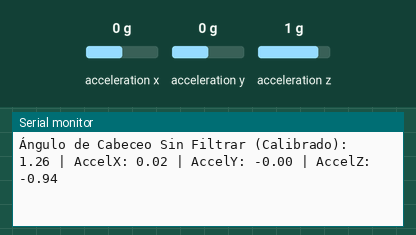
Bench run of a sketch on a simulated Arduino Uno, built with avr-gcc and run on an emulated ATmega328P. Parts: the last lines printed to the serial monitor. Wiring (inferred from the names in the program): MPU-6050 motion sensor at I2C address 0x68. The test bench sets the inputs (shaded band); at power-on: acceleration x 0 g, acceleration y 0 g, acceleration z 1 g.

Above: at 1.3 s.
1.4 s: acceleration x set to -1.4 g
At 2.4 s:
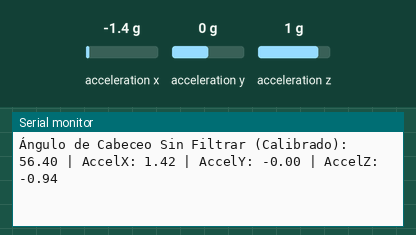
4.4 s: acceleration x set to 0.8 g
At 5.3 s:
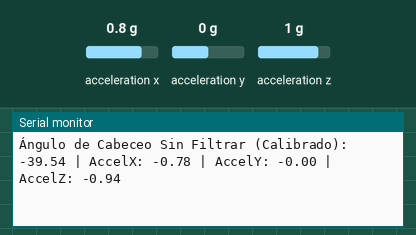
7.4 s: acceleration y set to -1.4 g
At 8.5 s:
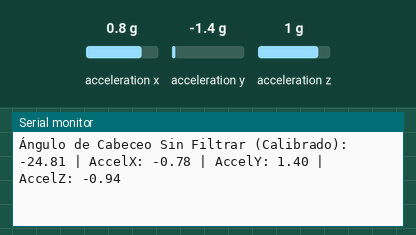
10.4 s: acceleration z set to -1.4 g
At 11.1 s:
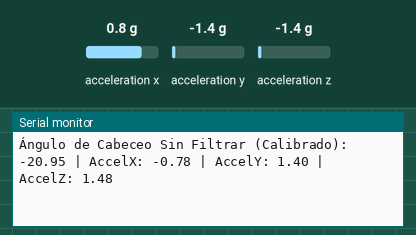
13.4 s: acceleration x set to -0.8 g
At 14.1 s:
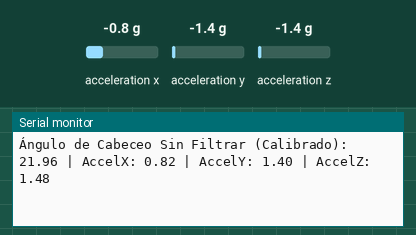
16.4 s: acceleration x set to 0 g
At 17.4 s:
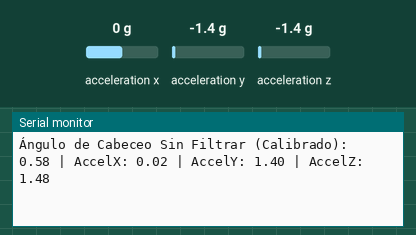
Timing chart, 0 to 19.4 s (numbered marks = the images above; inputs shaded):
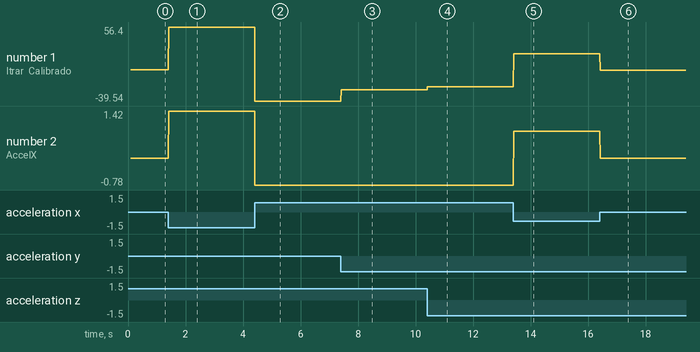

The sketch:

LecturaAngular_DatosEnBruto.ino
```cpp
#include <Wire.h>

// Dirección I2C del MPU6050
const int MPU6050_ADDR = 0x68;

// Valores de offset y factor de escala obtenidos en la calibración
float accelOffsetX = 339.92;
float accelOffsetY = -48.66;
float accelOffsetZ = 1072.10;
float accelScaleFactorX = -1.00;
float accelScaleFactorY = -1.00;
float accelScaleFactorZ = -1.01;

// Variables para almacenar las lecturas del sensor calibradas
float accelXCal, accelYCal, accelZCal;

// Función para inicializar el MPU6050 (sin cambios)
bool initMPU6050() {
  Wire.beginTransmission(MPU6050_ADDR);
  Wire.write(0x6B); // Registro de Power Management 1
  Wire.write(0);    // Desactivar el modo de sleep
  if (Wire.endTransmission() != 0) {
    Serial.println("Error al inicializar el MPU6050");
    return false;
  }
  Wire.beginTransmission(MPU6050_ADDR);
  Wire.write(0x1C); // Registro de Configuración del Acelerómetro
  Wire.write(0x00); // Rango de ±2g
  Wire.endTransmission();
  delay(100);
  return true;
}

// Función para leer los datos brutos del acelerómetro y aplicar la calibración
void leerAcelerometroCalibrado() {
  Wire.beginTransmission(MPU6050_ADDR);
  Wire.write(0x3B); // Registro del primer byte de la aceleración (ACCEL_XOUT_H)
  Wire.endTransmission(false);
  Wire.requestFrom(MPU6050_ADDR, 6, true);
  int16_t rawAccelX = (Wire.read() << 8) | Wire.read();
  int16_t rawAccelY = (Wire.read() << 8) | Wire.read();
  int16_t rawAccelZ = (Wire.read() << 8) | Wire.read();

  accelXCal = (rawAccelX - accelOffsetX) / 16384.0 * accelScaleFactorX;
  accelYCal = (rawAccelY - accelOffsetY) / 16384.0 * accelScaleFactorY;
  accelZCal = (rawAccelZ - accelOffsetZ) / 16384.0 * accelScaleFactorZ;
}

// Función para calcular el ángulo de cabeceo sin filtro (usando lecturas calibradas)
float obtenerPitchSinFiltrarCalibrado() {
  leerAcelerometroCalibrado();
  float accelPitch = atan2(accelXCal, sqrt(accelYCal * accelYCal + accelZCal * accelZCal)) * 180 / PI;
  return accelPitch;
}

void setup() {
  Serial.begin(115200);
  Wire.begin();
  Wire.setClock(400000);

  if (initMPU6050()) {
    Serial.println("MPU6050 inicializado correctamente");
  } else {
    Serial.println("Falló la inicialización del MPU6050");
    while (1);
  }
}

void loop() {
  float anguloPitchSinFiltrar = obtenerPitchSinFiltrarCalibrado();
  Serial.print("Ángulo de Cabeceo Sin Filtrar (Calibrado): ");
  Serial.print(anguloPitchSinFiltrar);
  Serial.print(" | AccelX: "); Serial.print(accelXCal);
  Serial.print(" | AccelY: "); Serial.print(accelYCal);
  Serial.print(" | AccelZ: "); Serial.println(accelZCal);
  delay(10);
}
```

Measured:
- after the input at 1.4 s, the serial monitor: prints a new line at once (image 1)
- after the input at 4.4 s, the serial monitor: prints a new line at once (image 2)
- after the input at 7.4 s, the serial monitor: prints a new line at once (image 3)
- after the input at 10.4 s, the serial monitor: prints a new line at once (image 4)
- after the input at 13.4 s, the serial monitor: prints a new line at once (image 5)
- after the input at 16.4 s, the serial monitor: prints a new line at once (image 6)
- plotted number 1: 1.26 → 56.4 after the input at 1.4 s, 56.4 → -39.54 after the input at 4.4 s, -39.54 → -24.81 after the input at 7.4 s, -24.81 → -20.95 after the input at 10.4 s, -20.95 → 21.96 after the input at 13.4 s
- plotted number 2: 0.02 → 1.42 after the input at 1.4 s, 1.42 → -0.78 after the input at 4.4 s, -0.78 → 0.82 after the input at 13.4 s, 0.82 → 0.02 after the input at 16.4 s
